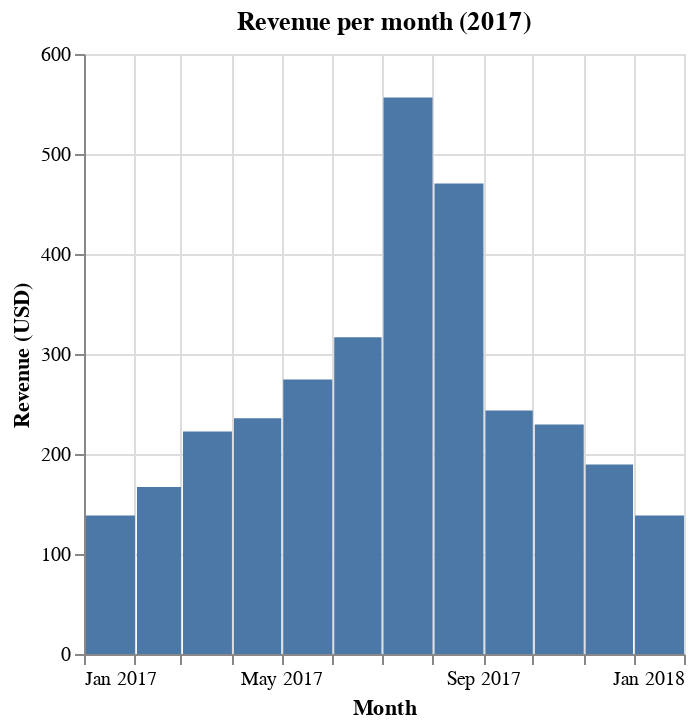

Source (notebook cell):
### Code cell
# A bar chart with monthly aggregated revenue
monthly_chart = alt.Chart(df).mark_bar().encode(
    x=alt.X('Date',
            timeUnit='yearmonth',
            title='Month',
            axis=alt.Axis(format='%b %Y')
           ),


    y=alt.Y('Revenue',
            aggregate='sum',
            title='Revenue (USD)'
           ),

    # Tooltips on hover
    tooltip=[
        alt.Tooltip('Date', timeUnit='yearmonth', format='%b %Y', title='Month'),
        alt.Tooltip('Revenue', aggregate='sum', title='Total Revenue', format='$,.2f')
    ]
).properties(
    title='Revenue per month (2017)'
).interactive()

monthly_chart.save('monthly_revenue.png')
monthly_chart.save('monthly_revenue.svg')
monthly_chart

### Figure 1 — Vega-Lite specification as saved in the notebook (floating-point values rounded to 4 significant figures; data arrays with more than 128 entries replaced by an {"elided": "..."} marker saying what was removed)
{"config": {"view": {"continuousWidth": 300, "continuousHeight": 300}}, "data": {"name": "data-306778951e88bb482cec6d3700ab2a87"}, "mark": {"type": "bar"}, "encoding": {"tooltip": [{"field": "Date", "format": "%b %Y", "timeUnit": "yearmonth", "title": "Month", "type": "temporal"}, {"aggregate": "sum", "field": "Revenue", "format": "$,.2f", "title": "Total Revenue", "type": "quantitative"}], "x": {"axis": {"format": "%b %Y"}, "field": "Date", "timeUnit": "yearmonth", "title": "Month", "type": "temporal"}, "y": {"aggregate": "sum", "field": "Revenue", "title": "Revenue (USD)", "type": "quantitative"}}, "params": [{"name": "param_1e9efca18e7a2868", "select": {"type": "interval", "encodings": ["x", "y"]}, "bind": "scales"}], "title": "Revenue per month (2017)", "$schema": "https://vega.github.io/schema/vega-lite/v6.1.0.json", "datasets": {"data-306778951e88bb482cec6d3700ab2a87": {"elided": "366 records"}}}
